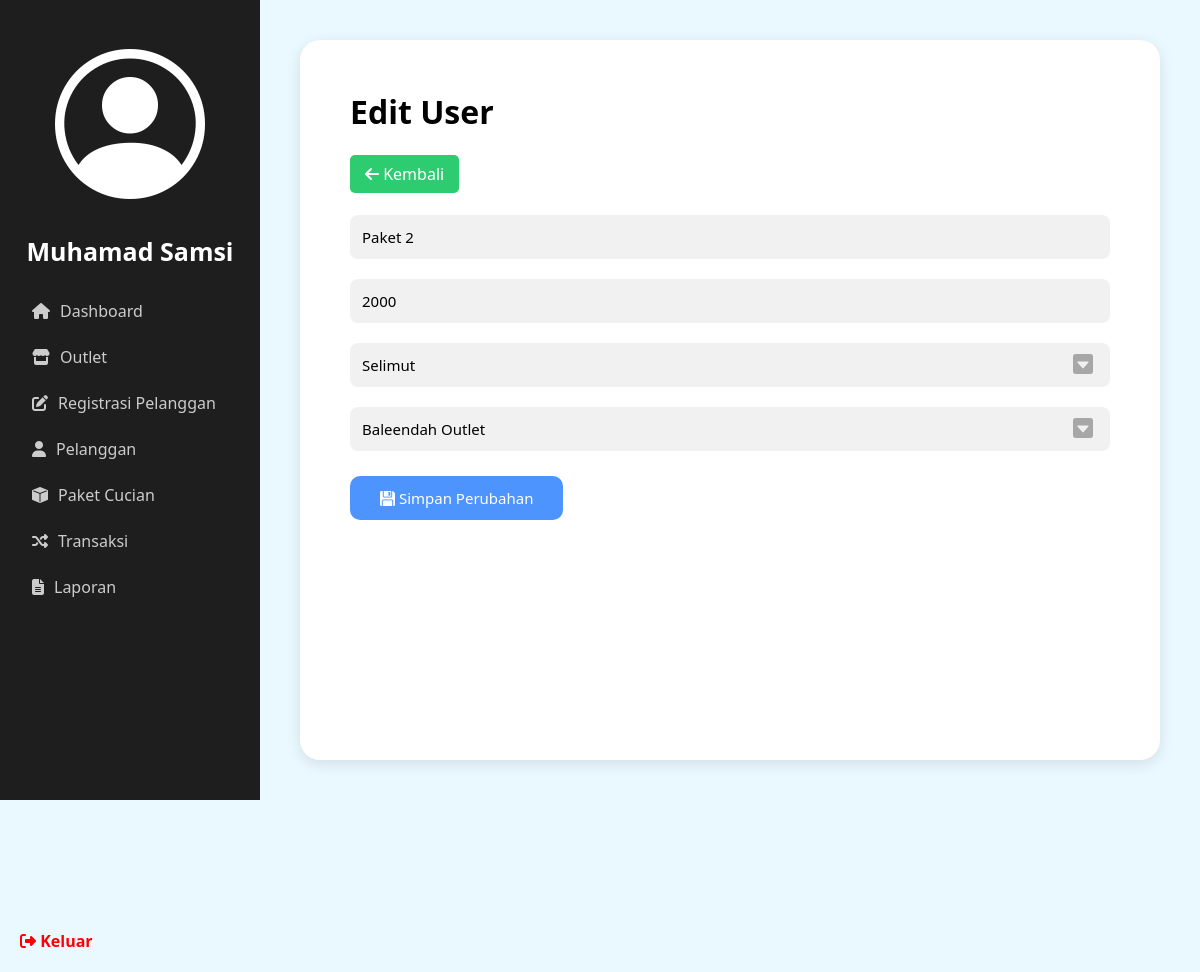
Screenshot of /admin/edit_paket_cucian.php?id=2 (signed in) with the database file from the repository.
### tables this page shows
CREATE TABLE `tb_paket` (
  `id` int(11) NOT NULL,
  `id_outlet` int(11) DEFAULT NULL,
  `jenis` enum('kiloan','selimut','bad_cover','kaos') DEFAULT NULL,
  `nama_paket` varchar(100) DEFAULT NULL,
  `harga` int(11) DEFAULT NULL
);

CREATE TABLE `tb_outlet` (
  `id` int(11) NOT NULL,
  `nama` varchar(100) DEFAULT NULL,
  `alamat` text DEFAULT NULL,
  `tlp` varchar(15) DEFAULT NULL
);

### admin/edit_paket_cucian.php (the view, shortened to what this page needs)
<?php
include '../database/koneksi.php';
$id = $_GET['id'] ?? null;
$query = "SELECT * FROM tb_paket WHERE id = '$id'";
$result = $koneksi->query($query);
$query_outlet = "SELECT * FROM tb_outlet";
$result_outlet = $koneksi->query($query_outlet);
$data = $result->fetch_assoc();
$namaUser = htmlspecialchars($_SESSION["nama"]);
?>
<!DOCTYPE html>
<html lang="id">
<head>
    <link rel="stylesheet" href="../style/style.css">
    <link rel="stylesheet" href="https://cdnjs.cloudflare.com/ajax/libs/font-awesome/6.4.0/css/all.min.css">
    <link rel="stylesheet" href="https://cdn.jsdelivr.net/npm/bootstrap-icons@1.11.3/font/bootstrap-icons.min.css">
</head>
<body>
<div class="container">
    <div class="sidebar">
        <div class="profile">
            <a href="user.php" style="color: inherit; text-decoration: none;">
                <div class="avatar"><i class="bi bi-person-circle"></i></div>
            </a>
            <h3><?= $namaUser ?></h3>
        </div>
        <ul class="menu">
            <a href="dashboard.php"><li><i class="fa fa-home"></i> Dashboard</li></a>
            <a href="outlet.php"><li><i class="fa fa-store"></i> Outlet</li></a>
            <a href="tambah_pelanggan.php"><li><i class="fa fa-edit"></i> Registrasi Pelanggan</li></a>
            <a href="pelanggan.php"><li><i class="fa fa-user"></i> Pelanggan</li></a>
            <a href="paket_cucian.php"><li><i class="bi bi-box-fill"></i> Paket Cucian</li></a>
            <a href="transaksi.php"><li><i class="fa fa-random"></i> Transaksi</li></a>
            <a href="laporan.php"><li><i class="fa fa-file-alt"></i> Laporan</li></a>
        </ul>
        <div class="logout">
            <a href="../index.php"><i class="fa fa-sign-out-alt"></i> Keluar</a>
        </div>
    </div>
    <div class="main-content">
        <div class="content-box">
            <div class="outlet-header">
                <h1>Edit User</h1>
                <a href="paket_cucian.php" class="btn-kembali"><i class="fa fa-arrow-left"></i> Kembali</a>
            </div>
            <form action="proses_edit_paket_cucian.php" method="post">
                <input type="text" name="nama_paket" placeholder="Nama Paket" value="<?= htmlspecialchars($data['nama_paket']) ?>" required>
                <input type="text" name="harga" placeholder="Harga" value="<?= htmlspecialchars($data['harga']) ?>" required>
                   <div class="custom-select">
                        <select name="jenis" required>
                            <option value="selimut" <?= $data['jenis'] === 'selimut' ? 'selected' : '' ?>>Selimut</option>
                        </select>
                    </div>
                    <div class="custom-select">
                        <select name="outlet" required>
                            <?php while ($outlet = $result_outlet->fetch_assoc()) { ?>
                                <option value="<?= $outlet['id'] ?>" <?= $data['id_outlet'] == $outlet['id'] ? 'selected' : '' ?>>
                                    <?= htmlspecialchars($outlet['nama']) ?>
                                </option>
                            <?php } ?>
                        </select>
                    </div>
                <button type="submit"><i class="bi bi-floppy-fill"></i> Simpan Perubahan</button>
            </form>
        </div>
    </div>
</div>
</body>
</html>

### style/style.css (style rules this page uses)
* { margin: 0; padding: 0; box-sizing: border-box; font-family: Arial, sans-serif; }
body, html { height: 100%; }
* { margin: 0; padding: 0; box-sizing: border-box; font-family: "Segoe UI", sans-serif; }
body { background-color: #eaf8ff; }
.container { display: flex; height: 100vh; }
.sidebar { width: 260px; background-color: #1e1e1e; color: white; display: flex; flex-direction: column; justify-content: space-between; }
.profile { text-align: center; padding: 20px 0; }
.avatar { font-size: 150px; border-radius: 50%; margin: 0 auto 10px auto; }
.profile h3 { font-weight: bold; font-size: 25px; }
.menu { list-style: none; padding: 0 20px; margin-bottom: 300px; }
.menu li { padding: 12px; cursor: pointer; display: flex; align-items: center; gap: 10px; color: #ccc; transition: background 0.3s; border-radius: 5px; }
.logout { padding: 20px; color: red; cursor: pointer; font-weight: bold; display: flex; align-items: center; gap: 10px; }
.main-content { flex: 1; padding: 40px; }
.content-box { background-color: white; overflow-y: auto; padding: 50px; border-radius: 20px; box-shadow: 0 4px 15px rgba(0, 0, 0, 0.1); height: 100%; max-height: 100vh; }
.content-box h1 { margin-bottom: 30px; }
.menu a { text-decoration: none; color: inherit; }
.logout a, .logout a:visited { text-decoration: none; color: inherit; }
.btn-kembali { text-decoration: none; background-color: #2ecc71; color: white; padding: 8px 15px; border-radius: 5px; margin-bottom: 20px; }
.outlet-header { margin-bottom: 20px; }
form input[type="text"] { width: 100%; padding: 12px; margin: 10px 0; border: none; border-radius: 8px; background-color: #f1f1f1; font-size: 15px; }
form button { margin-top: 15px; background-color: #4d94ff; color: white; padding: 12px 30px; border: none; border-radius: 10px; font-size: 15px; cursor: pointer; transition: background-color 0.3s ease; }
.custom-select { position: relative; width: 100%; }
.custom-select select { margin-top: 10px; margin-bottom: 10px; width: 100%; padding: 12px 40px 12px 12px; border: none; border-radius: 8px; background-color: #f1f1f1; font-size: 15px; appearance: none; -webkit-appearance: none; -moz-appearance: none; cursor: pointer; }
form select { width: 100%; padding: 12px; margin: 10px 0; border: none; border-radius: 8px; background-color: #f1f1f1; font-size: 15px; font-family: "Segoe UI", sans-serif; cursor: pointer; }
button { margin-top: 15px; background-color: #4d94ff; color: white; padding: 12px 30px; border: none; border-radius: 10px; font-size: 15px; cursor: pointer; transition: background-color 0.3s ease; }

### rows the page displays
tb_paket: nama_paket "Paket 2", harga "2000", jenis "Selimut", outlet "Baleendah Outlet"

### other values shown
$namaUser "Muhamad Samsi"
